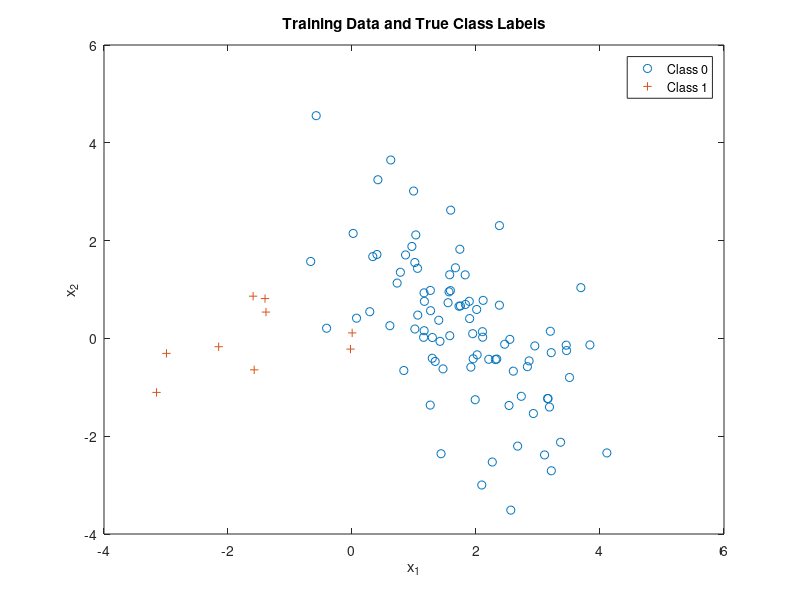

Reproduce this figure in MATLAB. (Note: this script raises an error after producing the figure.)
%% ================== Generate and Plot Training Set ================== %%
clear all; close all; clc;
rng('default');
rng(1);
n = 2;      % number of feature dimensions
N = 100;   % number of iid samples

% parallel distributions
mu(:,2) = [-2;0]; Sigma(:,:,1) = [1 -0.9; -0.9 2]; 
mu(:,1) = [2;0]; Sigma(:,:,2) = [2 0.9;0.9 1];
%mu(:,1) = [3;0]; Sigma(:,:,1) = [5 0.1;0.1 .5]; 
%mu(:,2) = [0;0]; Sigma(:,:,2) = [.5 0.1;0.1 5];

% Class priors for class 0 and 1 respectively
p = [0.9,0.1]; 

% Generating true class labels
label = (rand(1,N) >= p(1))';
Nc = [length(find(label==0)),length(find(label==1))];

% Draw samples from each class pdf
x = zeros(N,n); 
for L = 0:1
    x(label==L,:) = mvnrnd(mu(:,L+1),Sigma(:,:,L+1),Nc(L+1));
end

%Plot samples with true class labels
figure(1);
plot(x(label==0,1),x(label==0,2),'o',x(label==1,1),x(label==1,2),'+');
legend('Class 0','Class 1'); title('Training Data and True Class Labels');
xlabel('x_1'); ylabel('x_2'); hold on;

%% ======================== Logistic Regression ======================= %%
% Initialize fitting parameters
x = [ones(N, 1) x];
initial_theta = zeros(n+1, 1);
label=double(label);

% Compute gradient descent to get theta values
% [theta, cost] = gradient_descent(x,N,label,initial_theta,1,1000);
[theta2, cost2] = fminsearch(@(t)(cost_func(t, x, label, N)), initial_theta);

% Choose points to draw boundary line
min_max = [min(x(:,2))-2,  max(x(:,2))+2];                      
% plot_x2(1,:) = (-1./theta(3)).*(theta(2).*min_max + theta(1));  
y_min_max = (-1./theta2(3)).*(theta2(2).*min_max + theta2(1)); % fminsearch

% Plot decision boundary
plot(min_max, y_min_max);  
axis([min_max(1), min_max(2), min(x(:,3))-2, max(x(:,3))+2]);
legend('Class 0', 'Class 1', 'Classifier (fminsearch)');

% Plot cost function
% figure(2); plot(cost);
% title('Calculated Cost');
% xlabel('Iteration number'); ylabel('Cost');

%% ====================== Generate Test Data Set ====================== %%
N_test = 10000;

% Generating true class labels
label_test = (rand(1,N_test) >= p(1))';
Nc_test = [length(find(label_test==0)),length(find(label_test==1))];

% Draw samples from each class pdf
x_test = zeros(N_test,n); 
for L = 0:1
    x_test(label_test==L,:) = mvnrnd(mu(:,L+1),Sigma(:,:,L+1),Nc_test(L+1));
end

%% ========================= Test Classifier ========================== %%
% Coefficients for decision boundary line equation
coeff(1,:) = polyfit([min_max(1), min_max(2)], [y_min_max(1), y_min_max(2)], 1); %fminsearch
%coeff(2,:) = polyfit([min_max(1), min_max(2)], [plot_x2(2,1), plot_x2(2,2)], 1); 
% Decide based on which side of the line each point is on
for i = 1:1
    if coeff(i,1) >= 0
        decision(:,i) = (coeff(i,1).*x_test(:,1) + coeff(i,2)) < x_test(:,2);
    else
        decision(:,i) = (coeff(i,1).*x_test(:,1) + coeff(i,2)) > x_test(:,2);
    end
end

error1 = plot_test_data(decision(:,1), label_test, Nc_test, p, 3, x_test, min_max, y_min_max);
title('Test Data Classification (from fminsearch)');
fprintf('Total error (classifier from fminsearch): %.2f%%\n',error1);

% error2 = plot_test_data(decision(:,2), label_test, Nc_test, p, 4, x_test, min_max, plot_x2(2,:));
% title('Test Data Classification (using fminsearch)');
% fprintf('Total error (classifier using fminsearch): %.2f%%\n',error2);

%% ============================ Functions ============================= %%
function [theta, cost] = gradient_descent(x, N, label, theta, alpha, num_iters)
    cost = zeros(num_iters, 1);
    for i = 1:num_iters % while norm(cost_gradient) > threshold
        h = 1 ./ (1 + exp(-x*theta));	% Sigmoid function   
        cost(i) = (-1/N)*((sum(label' * log(h)))+(sum((1-label)' * log(1-h))));
        cost_gradient = (1/N)*(x' * (h - label));
        theta = theta - (alpha.*cost_gradient); % Update theta
    end
end

function cost = cost_func(theta, x, label,N)
    h = 1 ./ (1 + exp(-x*theta));	% Sigmoid function
    cost = (-1/N)*((sum(label' * log(h)))+(sum((1-label)' * log(1-h))));
end

function error = plot_test_data(decision, label, Nc, p, fig, x, min_max, plot_x2)
    ind00 = find(decision==0 & label==0); % true negative
    ind10 = find(decision==1 & label==0); p10 = length(ind10)/Nc(1); % false positive
    ind01 = find(decision==0 & label==1); p01 = length(ind01)/Nc(2); % false negative
    ind11 = find(decision==1 & label==1); % true positive
    error = (p10*p(1) + p01*p(2))*100;

    % Plot decisions and decision boundary
    figure(fig);
    plot(x(ind00,1),x(ind00,2),'og'); hold on,
    plot(x(ind10,1),x(ind10,2),'or'); hold on,
    plot(x(ind01,1),x(ind01,2),'+r'); hold on,
    plot(x(ind11,1),x(ind11,2),'+g'); hold on,
    plot(min_max, plot_x2);
    axis([min_max(1), min_max(2), min(x(:,2))-2, max(x(:,2))+2])
    legend('Class 0 Correct Decisions','Class 0 Wrong Decisions','Class 1 Wrong Decisions','Class 1 Correct Decisions','Classifier');
end